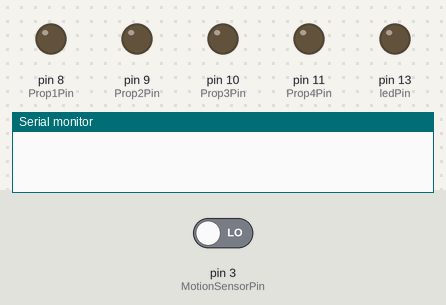
A sketch run on a simulated Arduino Uno, built with avr-gcc and run on an emulated ATmega328P. On the bench: output pins drawn as LEDs (lit = HIGH), the last lines printed to the serial monitor. Inputs (shaded band) come from the test bench; at power-on: pin 3 (MotionSensorPin) LOW.

Above: at 1.2 s.
1.3 s: pin 3 (MotionSensorPin) driven HIGH
At 1.9 s:
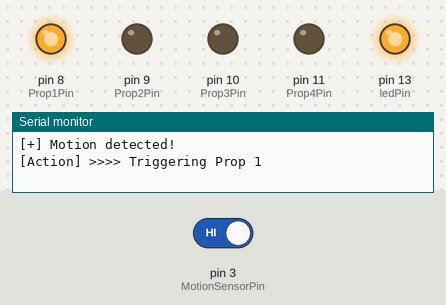
At 6.1 s:
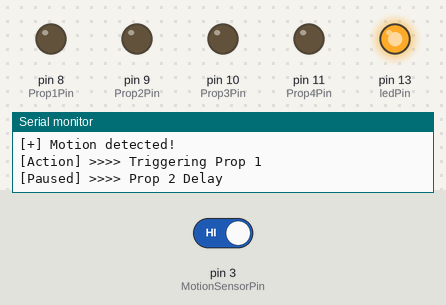
Timing chart, 0 to 23.8 s (numbered marks = the images above; inputs shaded):
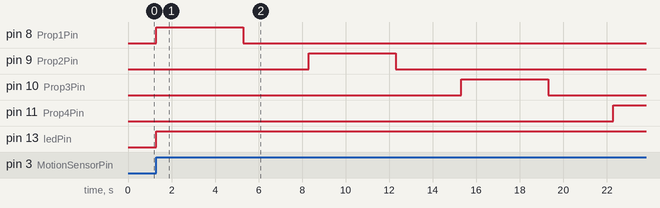

Measured:
- after the input at 1.3 s, pin 8 (Prop1Pin): LOW → HIGH at once, → LOW 4.0 s later; pin 9 (Prop2Pin): LOW → HIGH after 7.0 s, → LOW 4.0 s later; pin 10 (Prop3Pin): LOW → HIGH after 14.0 s, → LOW 4.0 s later; pin 11 (Prop4Pin): LOW → HIGH after 21.0 s; pin 13 (ledPin): LOW → HIGH at once

The sketch:

Hallowino.ino.ino
```cpp
///////////////////////////////////////////////    MMMMMMMMMMMMMMMMMMMMMMMMmmmNmmyyso+:--`               .:oyhmmmMMMMMMMMMMMMMMMMMMMMMMMMMM
// Hallowuino v0.23                          //    MMMMMMMMMMMMMMMMMMNddmdhso/:``                             -/shdNNMMMMMMMMMMMMMMMMMMMMMM
// The the Hallowuino is an arduino based    //    MMMMMMMMMMMMMNNmdhy+:.`                                       `-+ydmNMMMMMMMMMMMMMMMMMMM
// Halloween Prop controller. This controller//    MMMMMMMMMMNddy+-``                               `.-:////::..`   `./ydmNMMMMMMMMMMMMMMMM
// utilizes the "test button" interface found//    MMMMMMMNmdh+.                            `-:+ooymdhNmdddmNmdddhys/:.`.+hmmMMMMMMMMMMMMMM
// on most electronic halloween props,       //    MMMMNNmds:`                         -:oshdmdmNNNMMNMMMMMMMMNMMMmNdddhy+:/smmNMMMMMMMMMMM
// although it can control anything with a   //    MMmmmh+.                      +.:+shdNmmNMMMMMMMMNmNMMMMMMMMMMMMMMMMNmdmdyyddhMMMMMMMMMM
// button or switch. Additionally the device //    Nmmy:`        ``            `-mdmmmNMMMMMMMMMNmmoo/:sydNNMMMMMMMMMMMMMMMNNdmmhdNMMMMMMMM
// has inputs for Motion Sensors, footpads,  //    ms-        `..`          ./shdmNNMMMMMMMMNNmhy/-`    `.:sydmNMMMMMMMMMMMMMMMMNdhNMMMMMMM
// or other trigger input, including online  //    .        .:-`   .:`   .+ydmmNNMMMMMMMMMNNhs:.            `-+hdNNMMMMMMMMMMMMMMMMNMMMMMMM
// interfaces like IFTTT and IoT protocols   //           ./:`      oh+/ydmmNMMMMMMMMMMNdNh+.     --:-.        `-+ydNNMMMMMMMMMMMMMMMMMMMMM
// such as MQTT.                             //         .//`       `/mhmmNMMMMMMMMMMMMmdy:`      `:smmdyo-`       `:odmNMMMMMMMMMMMMMMMMMMM
///////////////////////////////////////////////        :+.       .ohdmNMMMMMMMMMMMMNmdy:`     `-ohmNNNNNNmho-`       .+ydmMMMMMMMMMMMMMMMMM
// User Config Section                       //      `o:       -shhNMMMMMMMMMMMMMMNmh:`     .+yhhs++////+shdmh+.       `:sdNMMMMMMMMMMMMMMM
// You should not have to change any of these//      sy`     -sddmMMMMMMMMMMMMMMMNdo`     -sh+.`           `-/shs-`       -smNMMMMMMMMMMMMM
// Values, unless your setup is different    //      .dh-  .sdhNMMMMMMMMMMMMMMMNmh:     -yh/`                  `:yy:`       -smNMMMMMMMMMMM
///////////////////////////////////////////////       .dm/ommmMMMMMMMMMMMMMMMMmdy.    -yh/`                       -yy:        -ydNMMMMMMMMM
// Declare which pins props are connected    //        .dmdmMMMMMMMMMMMMMMMMMmdy`   `od+`                           :hy-        :hdNMMMMMMM
int Prop1Pin = 8;                            //       `omdNMMMMMMMMMMMMMMMMMNmy`   .hh.                               /do`       `+hmMMMMMM
int Prop2Pin = 9;                            //      .hdhNMMMMMMMMMMMMMMMMMmmh`   -do`                                 `sh-        .ydMMMMM
int Prop3Pin = 10;                           //    o/ys`.dmMMMMMMMMMMMMMMMMhd.   -m+                                     :h+         ommMMM
int Prop4Pin = 11;                           //    mhyy: `ohMMMMMMMMMMMMMMym:   `dN-                                      .N/         /mNMM
                                             //    MMMMmy. odNMMMMMMMMMMMmms    sNNy                                       Nd`         oddM
// Declare Trigger Pins                      //    MMMMMmm/ -ydMMMMMMMMMNdm`  ` mNNN-   .                                 :NN+         `ddM
int MotionSensorPin = 3;                     //    MMMMMMMdy``ohNMMMMMMMNm/   ++NNNNd`   +`                              `yNNs          /mm
const int buttonPin = 2;                     //    MMMMMMMMNy- /mdMMMMMMhm.   +dNNNNNh`  -m/             :+yhhdhhs/`    `hNNNs           my
int delayForProp2 = 3000;                    //    MMMMMMMMMNd+ .hmMMMMmNy    :NNNNm/./  +NNh/`       `ommNNNNNNNy     .hNNNN/           hh
int delayForProp3 = 3000;                    //    MMMMMMMMMMMhy.`shNMMyN:     hNNm-     -NNNNms/.   .dNNNNNNNNNNo    /mNNNNd`           sm
int delayForProp4 = 3000;                    //    MMMMMMMMMMMMNh: /hNMhm:     .dNNmhs/.  dNNNNNmmmh-`/NNNNNNNNNN-  -ymNNNNm:            ym
int clickspeed = 4000; //4066 Tuning         //    MMMMMMMMMMMMMNho`-hdMNmh/`   .dNNNNNmh+-mNNNNNNN/   yNNNNNNNNy  .-+NNNNm/             dy
                                             //    MMMMMMMMMMMMMMNdy.`ymNMNmh+.  .yNNNNNNNy.smNNNh/  `  omNNNNms`    `mNNh-             :mm
                                             //    MMMMMMMMMMMMMMMMhd:`+mNMMmNhy:``omNNNNNs  `::.` -yd:  ./oo+-`:+oooomd+`             `ddM
                                             //    MMMMMMMMMMMMMMMMMmmo`/dNNhdNNmho::ymNNs`       -hmNm+      .hmNNNNd+``.-:::-. `    `ydmM
                                             //    MMMMMMMMMMMMMMMMMMmmy-y:+.:hmMNmdhsoydmy:`      `.--.      hNNNNh+-/shddNmmNhhh.  -hdNMM
// Declare any other variables needed        //    MMMMMMMMMMMMMMMMMMMMdh.`.o-ymMMMMNNmhhhmmds:.              mmhs/:+hmmMMMMMMMMNh:`+hmMMMM
int triggerState = 0;                        //    MMMMMMMMMMMMMMMMMMMdy. .:o+o/+yNNMMMNNNmdooddyo+:-.``     :mooshdmNMMMMMMMMMNys+ydNMMMMM
int motionVal = 0;                           //    MMMMMMMMMMMMMMMMMMhy/-`.-.-:s/sdNMMMMMMMs `s+-/syhhhhhhhhyhhhmNNMMMMMMMMMMNdyohmdmNNNMMM
int pirState = LOW;                          //    MMMMMMMMMMMMMMMMMMhyd+/`  -.:/ydMMMMMMMh- +do    `.-----:d:`/hNMMMMMMMMMmmy/`/dMmyo-omMM
int buttonState = 0;                         //    MMMMMMMMMMMMMMMMMMMMmhy+. .:/osmMMMMMMMh :/oo            m++`:yNMMMMMMMMmd-` `hmMNh-sNMM
const int ledPin =  13;                      //    MMMMMMMMMMMMMMMMMMMMMmh-.-/h/`odMMMMMMh-.s`//            m -s-.sNMMMMMMMMNhy+-:+o+ohmMMM
                                             //    MMMMMMMMMMMMMMMMMMMMMhmhsyh:s:`omMMMMmo s- o-            d  `o/.omMMMMMMMMMNNNdhyydNMMMM
///////////////////////////////////////////////
///       DO NOT EDIT BELOW THIS LINE       ///    >>>>>>>>>>>>>>>>>>>>>>>>>>>>>>>>>>>>>>>>>>>>>>>>>>>>>>>>>>>>>>>>>>>>>>>>>>>>>>>>>>>>>>>>
///////////////////////////////////////////////

void setup()
{
  // initialize all the prop pins as outputs
  pinMode(Prop1Pin, OUTPUT);      // sets the digital pin as output
  pinMode(Prop2Pin, OUTPUT);      // sets the digital pin as output
  pinMode(Prop3Pin, OUTPUT);      // sets the digital pin as output
  pinMode(Prop4Pin, OUTPUT);      // sets the digital pin as output

  // initialize the LED pin as an output:
  pinMode(ledPin, OUTPUT);

  // initialize the pushbutton pin as an input:
  pinMode(buttonPin, INPUT);

  // Start Serial for debugging purposes
  Serial.begin(9600);
}

void loop(){
  motionVal = digitalRead(MotionSensorPin);  // read input value
  if (motionVal == HIGH) {     // check if the input is HIGH
    if (triggerState == 0) {
      digitalWrite(ledPin, HIGH); // turn LED ON
      Serial.println("[+] Motion detected!");

      // Triggering Prop 1
      Serial.println("[Action] >>>> Triggering Prop 1");
      digitalWrite(Prop1Pin, HIGH);
      delay(clickspeed);
      digitalWrite(Prop1Pin, LOW);

      // Delaying for Prop 2
      Serial.println("[Paused] >>>> Prop 2 Delay");
      delay(delayForProp2);

      // Triggering Prop 2
      Serial.println("[Action] >>>> Triggering Prop 2");
      digitalWrite(Prop2Pin, HIGH);
      delay(clickspeed);
      digitalWrite(Prop2Pin, LOW);

      // Delaying for Prop 3
      Serial.println("[Paused] >>>> Prop 3 Delay");
      delay(delayForProp3);

      // Triggering Prop 3
      Serial.println("[Action] >>>> Triggering Prop 3");
      digitalWrite(Prop3Pin, HIGH);
      delay(clickspeed);
      digitalWrite(Prop3Pin, LOW);


      // Delaying for Prop 4
      Serial.println("[Paused] >>>> Prop 2 Delay");
      delay(delayForProp4);

      // Triggering Prop 4
      Serial.println("[Action] >>>> Triggering Prop 4");
      digitalWrite(Prop4Pin, HIGH);
      delay(clickspeed);
      digitalWrite(Prop4Pin, LOW);


      delay(1000);
      triggerState = 1;
    }

    if (pirState == LOW) {
      // we have just turned on
      Serial.println("Motion detected!");
      // We only want to print on the output change, not state
      pirState = HIGH;
    }
  } else {
    digitalWrite(ledPin, LOW); // turn LED OFF
    if (pirState == HIGH){
      // we have just turned off
      Serial.println("Motion ended!");
      triggerState = 0;
      // We only want to print on the output change, not state
      pirState = LOW;
    }
  }
}

void triggerProp(char Prop){

  digitalWrite(Prop2Pin, HIGH);
  delay(clickspeed);
  digitalWrite(Prop2Pin, LOW);
  delay(clickspeed);
}
```
